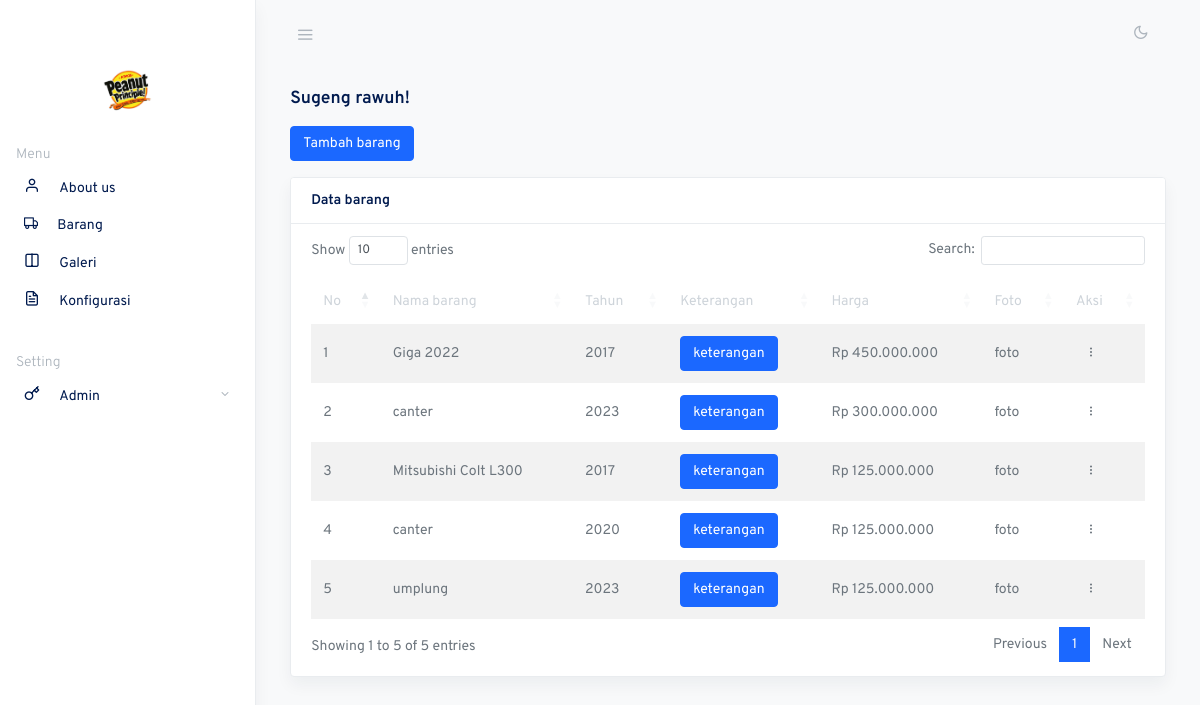
The app's page /index.php/admin/barang with its own data.
### tables this page shows
CREATE TABLE `barang` (
  `id_barang` int NOT NULL,
  `nama_barang` varchar(200) NOT NULL,
  `harga` int NOT NULL,
  `tahun` varchar(11) NOT NULL,
  `keterangan` text NOT NULL
);

### application/libraries/Template.php (called while the page is built, shortened)
<?php
class Template{
    var $template_data = array();
    function set($name, $value){
        $this->template_data[$name] = $value;
    }
    function load($template = '', $view = '' , $view_data = array(), $return = FALSE){
        $this->CI =& get_instance();
        $this->set('contents', $this->CI->load->view($view, $view_data, TRUE));
        return $this->CI->load->view($template, $this->template_data, $return);
    }
}

### application/controllers/admin/Barang.php (called while the page is built, shortened)
<?php
class Barang extends CI_Controller
{
    public function index()
    {
        $this->db->select('*')->from('barang');
        $this->db->order_by('id_barang', 'ASC');
        $barang = $this->db->get()->result_array();
        $data = array(
            'barang' => $barang,
            'judul_halaman' => "Halaman Registrasi"
        );
        $this->template->load('admin/template', 'admin/form_barang', array_merge($data));
    }
}

### index.php (called while the page is built, shortened)
<?php
require_once BASEPATH.'core/CodeIgniter.php';

### application/views/admin/form_barang.php (the view, shortened to what this page needs)
<button type="button" class="btn btn-primary" data-toggle="modal" data-target="#tambahbarang" data-whatever="@mdo">Tambah barang</button>
<div class="card shadow mt-3">
    <div class="card-header">
        <strong class="card-title">Data barang</strong>
    </div>
    <div class="card-body my-n2">
        <table class="table table-striped table-hover table-borderless" id="example">
            <thead>
                <tr>
                    <th>No</th>
                    <th>Nama barang</th>
                    <th>Tahun</th>
                    <th>Keterangan</th>
                    <th>Harga</th>
                    <th>Foto</th>
                    <th>Aksi</th>
                </tr>
            </thead>
            <tbody>
                <?php $no = 1;
                foreach ($barang as $a) { ?>
                    <tr>
                        <td>
                            <?= $no ?>
                        </td>
                        <td>
                            <?= $a['nama_barang'] ?>
                        </td>
                        <td>
                            <?= $a['tahun'] ?>
                        </td>
                        <td>
                            <button type="button" class="btn btn-primary" data-toggle="modal" data-target="#keterangan<?= $a['id_barang'] ?>" data-whatever="@mdo">keterangan</button>
                        </td>
                        <td>
                            <?= 'Rp ' . number_format($a['harga'], 0, ',', '.') ?>
                        </td>
                        <td>
                            <a type="button" data-toggle="modal" data-target="#tambah<?= $a['id_barang'] ?>" data-whatever="@mdo">foto</a>
                        </td>
                        <td>
                            <div class="dropdown">
                                <button class="btn btn-sm dropdown-toggle more-vertical" type="button" id="dr2" data-toggle="dropdown" aria-haspopup="true" aria-expanded="false">
                                </button>
                            </div>
                        </td>
                    </tr>
                <?php $no++;
                } ?>
            </tbody>
        </table>
    </div>
</div>

### application/views/admin/template.php (shortened to what this page needs)
<!doctype html>
<html lang="en">
<head>
    <link rel="stylesheet" href="<?= base_url('aset/temadmin/') ?>css/simplebar.css">
    <link rel="stylesheet" href="<?= base_url('aset/temadmin/') ?>css/feather.css">
    <link rel="stylesheet" href="<?= base_url('aset/temadmin/') ?>css/select2.css">
    <link rel="stylesheet" href="<?= base_url('aset/temadmin/') ?>css/dropzone.css">
    <link rel="stylesheet" href="<?= base_url('aset/temadmin/') ?>css/uppy.min.css">
    <link rel="stylesheet" href="<?= base_url('aset/temadmin/') ?>css/jquery.steps.css">
    <link rel="stylesheet" href="<?= base_url('aset/temadmin/') ?>css/jquery.timepicker.css">
    <link rel="stylesheet" href="<?= base_url('aset/temadmin/') ?>css/quill.snow.css">
    <link rel="stylesheet" href="<?= base_url('aset/temadmin/') ?>css/daterangepicker.css">
    <link rel="stylesheet" href="<?= base_url('aset/temadmin/') ?>css/app-light.css" id="lightTheme">
    <link rel="stylesheet" href="<?= base_url('aset/temadmin/') ?>css/app-dark.css" id="darkTheme" disabled>
    <link rel="stylesheet" href="https://cdn.datatables.net/1.13.7/css/dataTables.bootstrap4.min.css">
</head>
<body class="vertical  light  ">
    <div class="wrapper">
        <nav class="topnav navbar navbar-light">
            <button type="button" class="navbar-toggler text-muted mt-2 p-0 mr-3 collapseSidebar">
                <i class="fe fe-menu navbar-toggler-icon"></i>
            </button>
            <ul class="nav">
                <li class="nav-item">
                    <a class="nav-link text-muted my-2" href="#" id="modeSwitcher" data-mode="light">
                        <i class="fe fe-sun fe-16"></i>
                    </a>
                </li>
            </ul>
        </nav>
        <aside class="sidebar-left border-right bg-white shadow " id="leftSidebar" data-simplebar>
            <nav class="vertnav navbar navbar-light">
                <div class="w-100 mt-5 d-flex">
                    <a class="navbar-brand mx-auto mt-2 flex-fill text-center" href="./index.html">
                        <img src="<?= base_url('aset/constra/theme/') ?>images/logo.png" width="50" alt="">
                    </a>
                </div>
                <p class="text-muted nav-heading mt-4 mb-1">
                    <span>Menu</span>
                </p>
                <ul class="navbar-nav flex-fill w-100 mb-2">
                    <li class="nav-item">
                        <a href="<?= base_url('admin/about/') ?>" aria-expanded="false" class="nav-link">
                            <i class="fe fe-user fe-16"></i>
                            <span class="ml-3 item-text">About us</span>
                        </a>
                        <a href="<?= base_url('admin/barang/') ?>" aria-expanded="false" class="nav-link">
                            <i class="fe fe-6 fe-truck"></i>
                            <span class="ml-3 item-text">Barang</span>
                        </a>
                        <a href="<?= base_url('admin/galeri/') ?>" aria-expanded="false" class="nav-link">
                            <i class="fe fe-columns fe-16"></i>
                            <span class="ml-3 item-text">Galeri</span>
                        </a>
                        <a href="<?= base_url('admin/konfigurasi/') ?>" aria-expanded="false" class="nav-link">
                            <i class="fe fe-file-text fe-16"></i>
                            <span class="ml-3 item-text">Konfigurasi</span>
                        </a>
                    </li>
                </ul>
                <p class="text-muted nav-heading mt-4 mb-1">
                    <span>Setting</span>
                </p>
                <ul class="navbar-nav flex-fill w-100 mb-2">
                    <li class="nav-item dropdown">
                        <a href="#profile" data-toggle="collapse" aria-expanded="false" class="dropdown-toggle nav-link">
                            <i class="fe fe-key fe-16"></i>
                            <span class="ml-3 item-text">Admin</span>
                        </a>
                    </li>
                </ul>
            </nav>
        </aside>
        <main role="main" class="main-content">
            <div class="container-fluid">
                <div class="row justify-content-center">
                    <div class="col-12">
                        <div class="row align-items-center mb-2">
                            <div class="col">
                                <h2 class="h5 page-title">Sugeng rawuh!</h2>
                            </div>
                        </div>
                        <?php echo $contents; ?>
        </main>
    </div>
</body>
</html>

### aset/temadmin/css/simplebar.css (style rules this page uses)
[data-simplebar] { position: relative; flex-direction: column; flex-wrap: wrap; justify-content: flex-start; align-content: flex-start; align-items: flex-start; }

### aset/temadmin/css/feather.css (style rules this page uses)
.fe { font-family: "feather" !important; speak: none; font-style: normal; font-weight: normal; font-variant: normal; text-transform: none; line-height: 1; -webkit-font-smoothing: antialiased; -moz-osx-font-smoothing: grayscale; }
.fe-16 { font-size: 16px; }
.fe-columns:before { content: ""; }
.fe-file-text:before { content: ""; }
.fe-key:before { content: ""; }
.fe-menu:before { content: ""; }
.fe-sun:before { content: ""; }
.fe-truck:before { content: ""; }
.fe-user:before { content: ""; }

### records on screen
barang: nama_barang "Giga 2022", tahun "2017", harga "450.000.000"
barang: nama_barang "canter", tahun "2023", harga "300.000.000"
barang: nama_barang "Mitsubishi Colt L300", tahun "2017", harga "125.000.000"
barang: nama_barang "canter", tahun "2020", harga "125.000.000"
barang: nama_barang "umplung", tahun "2023", harga "125.000.000"
